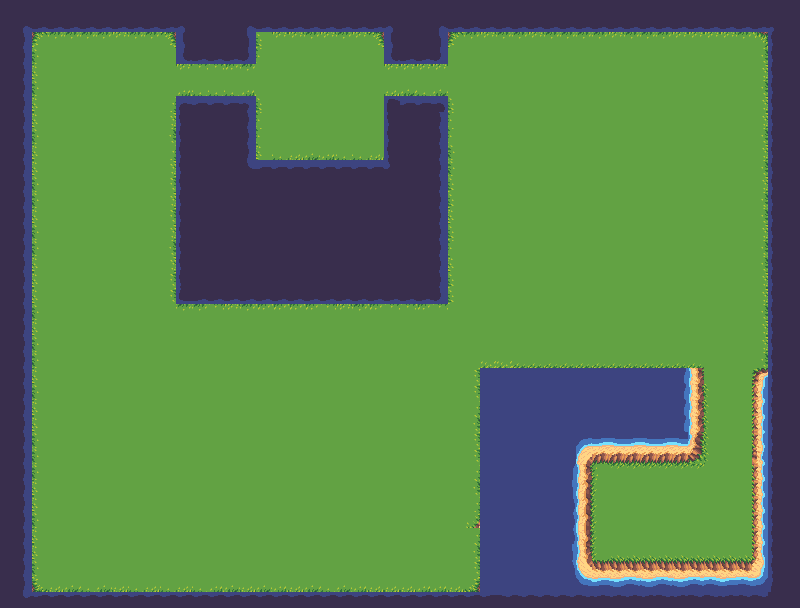

This is a level from a 2D game, rendered from its Tiled map with the project's own tilesets. A one-line summary and the map file follow, with tile-layer data summarised:
An orthogonal 50x38 tile map with 16x16 px tiles, 6 tile layers (waterMain, groundMain, groundDeco, road, ...), 2 tilesets.

<map version="1.4" tiledversion="1.4.3" orientation="orthogonal" renderorder="right-down" width="50" height="38" tilewidth="16" tileheight="16" infinite="0" nextlayerid="8" nextobjectid="1">
 <tileset firstgid="1" name="world_map_tiles" tilewidth="16" tileheight="16" spacing="1" margin="1" tilecount="224" columns="4">
  <image source="world_map/world_map_tiles.png" width="69" height="902" />
 </tileset>
 <tileset firstgid="225" name="ocean" tilewidth="16" tileheight="16" tilecount="1" columns="1">
  <image source="world_map/pieces/ocean.png" width="16" height="16" />
 </tileset>
 <layer id="1" name="waterMain" width="50" height="38">
  <data>[1900 cells, 1899 non-empty, 15 distinct tile ids]</data>
 </layer>
 <layer id="2" name="groundMain" width="50" height="38">
  <data>[1900 cells, 1302 non-empty, 28 distinct tile ids]</data>
 </layer>
 <layer id="3" name="groundDeco" width="50" height="38">
  <data>[1900 cells, 1 non-empty, 1 distinct tile ids]</data>
 </layer>
 <layer id="5" name="road" width="50" height="38">
  <data>[1900 cells, 0 non-empty, 0 distinct tile ids]</data>
 </layer>
 <layer id="6" name="building" width="50" height="38">
  <data>[1900 cells, 0 non-empty, 0 distinct tile ids]</data>
 </layer>
 <layer id="7" name="deco" width="50" height="38">
  <data>[1900 cells, 0 non-empty, 0 distinct tile ids]</data>
 </layer>
</map>
